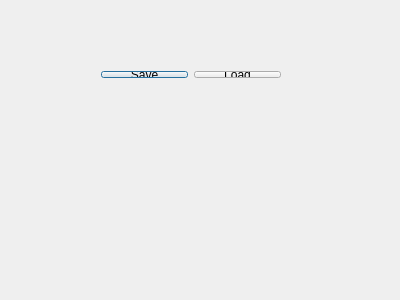
<?xml version="1.0" encoding="UTF-8"?>
<ui version="4.0">
 <class>Dialog</class>
 <widget class="QDialog" name="Dialog">
  <property name="geometry">
   <rect>
    <x>0</x>
    <y>0</y>
    <width>400</width>
    <height>300</height>
   </rect>
  </property>
  <property name="windowTitle">
   <string>Dialog</string>
  </property>
  <widget class="QWidget" name="">
   <property name="geometry">
    <rect>
     <x>90</x>
     <y>60</y>
     <width>202</width>
     <height>29</height>
    </rect>
   </property>
   <layout class="QHBoxLayout" name="horizontalLayout">
    <item>
     <widget class="QPushButton" name="pushButton">
      <property name="text">
       <string>Save</string>
      </property>
     </widget>
    </item>
    <item>
     <widget class="QPushButton" name="pushButton_2">
      <property name="text">
       <string>Load</string>
      </property>
     </widget>
    </item>
   </layout>
  </widget>
 </widget>
 <layoutdefault spacing="6" margin="11"/>
 <resources/>
 <connections/>
</ui>
